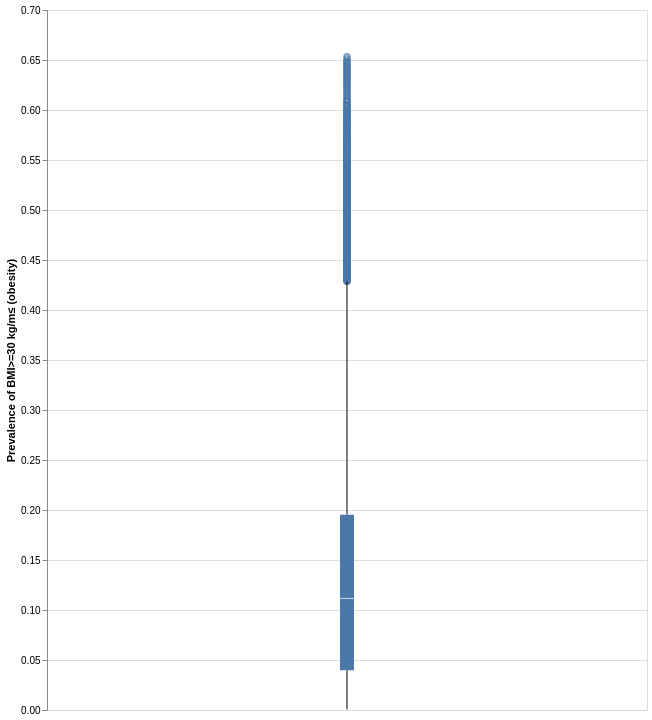

Notebook code for this chart:
### Code cell
alt.Chart(df_ncd_bmi).mark_boxplot().encode(alt.Y('Prevalence of BMI>=30 kg/m≤ (obesity)')).properties(width=600,height=700)

### Figure 1 — Vega specification as saved in the notebook (floating-point values rounded to 4 significant figures; data arrays with more than 128 entries replaced by an {"elided": "..."} marker saying what was removed)
{"$schema": "https://vega.github.io/schema/vega/v6.json", "data": [{"name": "source_0"}, {"name": "data_0"}, {"name": "data_1", "values": {"elided": "480 records"}}, {"name": "data_2"}, {"name": "data_3", "values": [{"lower_box_Prevalence of BMI>=30 kg/m≤ (obesity)": 0.03972, "lower_whisker_Prevalence of BMI>=30 kg/m≤ (obesity)": 0.000639, "upper_whisker_Prevalence of BMI>=30 kg/m≤ (obesity)": 0.4286}]}, {"name": "data_4", "values": [{"lower_whisker_Prevalence of BMI>=30 kg/m≤ (obesity)": 0.000639, "upper_box_Prevalence of BMI>=30 kg/m≤ (obesity)": 0.1953, "upper_whisker_Prevalence of BMI>=30 kg/m≤ (obesity)": 0.4286}]}, {"name": "data_5"}, {"name": "data_6", "values": [{"lower_box_Prevalence of BMI>=30 kg/m≤ (obesity)": 0.03972, "max_Prevalence of BMI>=30 kg/m≤ (obesity)": 0.6532, "mid_box_Prevalence of BMI>=30 kg/m≤ (obesity)": 0.1116, "min_Prevalence of BMI>=30 kg/m≤ (obesity)": 0.000639, "upper_box_Prevalence of BMI>=30 kg/m≤ (obesity)": 0.1953}]}, {"name": "data_7", "values": [{"lower_box_Prevalence of BMI>=30 kg/m≤ (obesity)": 0.03972, "max_Prevalence of BMI>=30 kg/m≤ (obesity)": 0.6532, "mid_box_Prevalence of BMI>=30 kg/m≤ (obesity)": 0.1116, "min_Prevalence of BMI>=30 kg/m≤ (obesity)": 0.000639, "upper_box_Prevalence of BMI>=30 kg/m≤ (obesity)": 0.1953}]}], "marks": [{"type": "symbol", "name": "layer_0_layer_0_marks", "from": {"data": "data_1"}, "encode": {"update": {"opacity": {"value": 0.7}, "x": {"signal": "width", "mult": 0.5}, "y": {"field": "Prevalence of BMI>=30 kg/m≤ (obesity)", "scale": "y"}, "stroke": {"value": "#4c78a8"}, "fill": {"value": "transparent"}}}, "style": ["point", "boxplot-outliers"]}, {"type": "rule", "name": "layer_0_layer_1_layer_0_marks", "from": {"data": "data_3"}, "encode": {"update": {"tooltip": {"signal": "{\"Upper Whisker of Prevalence of BMI>=30 kg/m≤ (obesity)\": format(datum[\"upper_whisker_Prevalence of BMI>=30 kg/m≤ (obesity)\"], \"\"), \"Lower Whisker of Prevalence of BMI>=30 kg/m≤ (obesity)\": format(datum[\"lower_whisker_Prevalence of BMI>=30 kg/m≤ (obesity)\"], \"\")}"}, "stroke": {"value": "black"}, "y2": {"field": "lower_box_Prevalence of BMI>=30 kg/m≤ (obesity)", "scale": "y"}, "x": {"signal": "width", "mult": 0.5}, "y": {"field": "lower_whisker_Prevalence of BMI>=30 kg/m≤ (obesity)", "scale": "y"}}}, "style": ["rule", "boxplot-rule"], "aria": false}, {"type": "rule", "name": "layer_0_layer_1_layer_1_marks", "from": {"data": "data_4"}, "encode": {"update": {"y2": {"field": "upper_whisker_Prevalence of BMI>=30 kg/m≤ (obesity)", "scale": "y"}, "tooltip": {"signal": "{\"Upper Whisker of Prevalence of BMI>=30 kg/m≤ (obesity)\": format(datum[\"upper_whisker_Prevalence of BMI>=30 kg/m≤ (obesity)\"], \"\"), \"Lower Whisker of Prevalence of BMI>=30 kg/m≤ (obesity)\": format(datum[\"lower_whisker_Prevalence of BMI>=30 kg/m≤ (obesity)\"], \"\")}"}, "x": {"signal": "width", "mult": 0.5}, "stroke": {"value": "black"}, "y": {"field": "upper_box_Prevalence of BMI>=30 kg/m≤ (obesity)", "scale": "y"}}}, "style": ["rule", "boxplot-rule"], "aria": false}, {"type": "rect", "name": "layer_1_layer_0_marks", "from": {"data": "data_6"}, "encode": {"update": {"y": {"field": "lower_box_Prevalence of BMI>=30 kg/m≤ (obesity)", "scale": "y"}, "xc": {"signal": "width", "mult": 0.5}, "width": {"value": 14}, "tooltip": {"signal": "{\"Max of Prevalence of BMI>=30 kg/m≤ (obesity)\": format(datum[\"max_Prevalence of BMI>=30 kg/m≤ (obesity)\"], \"\"), \"Q3 of Prevalence of BMI>=30 kg/m≤ (obesity)\": format(datum[\"upper_box_Prevalence of BMI>=30 kg/m≤ (obesity)\"], \"\"), \"Median of Prevalence of BMI>=30 kg/m≤ (obesity)\": format(datum[\"mid_box_Prevalence of BMI>=30 kg/m≤ (obesity)\"], \"\"), \"Q1 of Prevalence of BMI>=30 kg/m≤ (obesity)\": format(datum[\"lower_box_Prevalence of BMI>=30 kg/m≤ (obesity)\"], \"\"), \"Min of Prevalence of BMI>=30 kg/m≤ (obesity)\": format(datum[\"min_Prevalence of BMI>=30 kg/m≤ (obesity)\"], \"\")}"}, "fill": {"value": "#4c78a8"}, "y2": {"field": "upper_box_Prevalence of BMI>=30 kg/m≤ (obesity)", "scale": "y"}}}, "style": ["bar", "boxplot-box"]}, {"type": "rect", "name": "layer_1_layer_1_marks", "from": {"data": "data_7"}, "encode": {"update": {"fill": [{"value": "#4c78a8", "test": "datum['lower_box_Prevalence of BMI>=30 kg/m≤ (obesity)'] >= datum['upper_box_Prevalence of BMI>=30 kg/m≤ (obesity)']"}, {"value": "white"}], "yc": {"field": "mid_box_Prevalence of BMI>=30 kg/m≤ (obesity)", "scale": "y"}, "width": {"value": 14}, "height": {"value": 1}, "tooltip": {"signal": "{\"Max of Prevalence of BMI>=30 kg/m≤ (obesity)\": format(datum[\"max_Prevalence of BMI>=30 kg/m≤ (obesity)\"], \"\"), \"Q3 of Prevalence of BMI>=30 kg/m≤ (obesity)\": format(datum[\"upper_box_Prevalence of BMI>=30 kg/m≤ (obesity)\"], \"\"), \"Median of Prevalence of BMI>=30 kg/m≤ (obesity)\": format(datum[\"mid_box_Prevalence of BMI>=30 kg/m≤ (obesity)\"], \"\"), \"Q1 of Prevalence of BMI>=30 kg/m≤ (obesity)\": format(datum[\"lower_box_Prevalence of BMI>=30 kg/m≤ (obesity)\"], \"\"), \"Min of Prevalence of BMI>=30 kg/m≤ (obesity)\": format(datum[\"min_Prevalence of BMI>=30 kg/m≤ (obesity)\"], \"\")}"}, "opacity": {"value": 0.7}, "xc": {"signal": "width", "mult": 0.5}}}, "style": ["tick", "boxplot-median"], "aria": false}], "scales": [{"name": "y", "type": "linear", "domain": {"fields": [{"data": "data_1", "field": "Prevalence of BMI>=30 kg/m≤ (obesity)"}, {"data": "data_3", "field": "lower_whisker_Prevalence of BMI>=30 kg/m≤ (obesity)"}, {"data": "data_3", "field": "lower_box_Prevalence of BMI>=30 kg/m≤ (obesity)"}, {"data": "data_4", "field": "upper_box_Prevalence of BMI>=30 kg/m≤ (obesity)"}, {"data": "data_4", "field": "upper_whisker_Prevalence of BMI>=30 kg/m≤ (obesity)"}, {"data": "data_6", "field": "lower_box_Prevalence of BMI>=30 kg/m≤ (obesity)"}, {"data": "data_6", "field": "upper_box_Prevalence of BMI>=30 kg/m≤ (obesity)"}, {"data": "data_7", "field": "mid_box_Prevalence of BMI>=30 kg/m≤ (obesity)"}]}, "range": [{"signal": "height"}, 0], "zero": true, "nice": true}], "axes": [{"scale": "y", "tickCount": {"signal": "ceil(height/40)"}, "labels": false, "minExtent": 0, "grid": true, "domain": false, "orient": "left", "maxExtent": 0, "zindex": 0, "aria": false, "ticks": false}, {"scale": "y", "zindex": 0, "title": "Prevalence of BMI>=30 kg/m≤ (obesity)", "grid": false, "labelOverlap": true, "orient": "left", "tickCount": {"signal": "ceil(height/40)"}}], "padding": 5, "background": "white", "width": 600, "height": 700, "style": "cell"}
